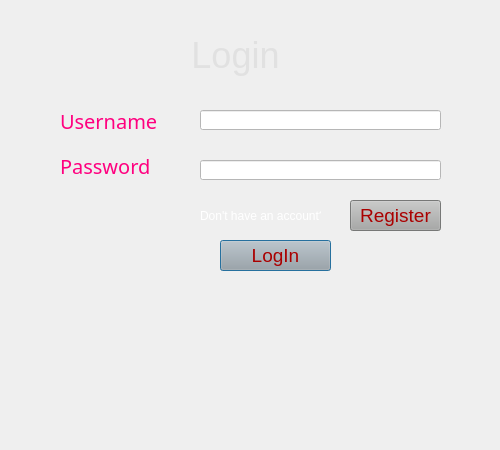
<?xml version="1.0" encoding="UTF-8"?>
<ui version="4.0">
 <class>login</class>
 <widget class="QDialog" name="login">
  <property name="geometry">
   <rect>
    <x>0</x>
    <y>0</y>
    <width>500</width>
    <height>450</height>
   </rect>
  </property>
  <property name="minimumSize">
   <size>
    <width>500</width>
    <height>450</height>
   </size>
  </property>
  <property name="maximumSize">
   <size>
    <width>500</width>
    <height>450</height>
   </size>
  </property>
  <property name="windowTitle">
   <string>Dialog</string>
  </property>
  <property name="styleSheet">
   <string notr="true">

</string>
  </property>
  <property name="pixmap" stdset="0">
   <pixmap>image/abc.jpg</pixmap>
  </property>
  <widget class="QLabel" name="label">
   <property name="geometry">
    <rect>
     <x>0</x>
     <y>0</y>
     <width>501</width>
     <height>451</height>
    </rect>
   </property>
   <property name="text">
    <string/>
   </property>
   <property name="pixmap">
    <pixmap>image/abc.jpg</pixmap>
   </property>
   <property name="scaledContents">
    <bool>true</bool>
   </property>
  </widget>
  <widget class="QLabel" name="label_2">
   <property name="geometry">
    <rect>
     <x>180</x>
     <y>30</y>
     <width>111</width>
     <height>51</height>
    </rect>
   </property>
   <property name="font">
    <font>
     <pointsize>27</pointsize>
    </font>
   </property>
   <property name="layoutDirection">
    <enum>Qt::LeftToRight</enum>
   </property>
   <property name="styleSheet">
    <string notr="true">color: rgb(225, 225, 225);</string>
   </property>
   <property name="text">
    <string>Login</string>
   </property>
   <property name="alignment">
    <set>Qt::AlignCenter</set>
   </property>
  </widget>
  <widget class="QLabel" name="email">
   <property name="geometry">
    <rect>
     <x>60</x>
     <y>110</y>
     <width>111</width>
     <height>21</height>
    </rect>
   </property>
   <property name="font">
    <font>
     <family>Arial Black</family>
     <pointsize>15</pointsize>
    </font>
   </property>
   <property name="styleSheet">
    <string notr="true">font-size: 15pt;
color: rgb(255, 0, 127);</string>
   </property>
   <property name="text">
    <string>Username</string>
   </property>
  </widget>
  <widget class="QLineEdit" name="username_txt">
   <property name="geometry">
    <rect>
     <x>200</x>
     <y>110</y>
     <width>241</width>
     <height>20</height>
    </rect>
   </property>
   <property name="styleSheet">
    <string notr="true">background-color: rgb(255, 255, 255);
color: rgb(0, 0, 0);
font: 87 11pt;


</string>
   </property>
   <property name="text">
    <string/>
   </property>
  </widget>
  <widget class="QLabel" name="password">
   <property name="geometry">
    <rect>
     <x>60</x>
     <y>150</y>
     <width>111</width>
     <height>31</height>
    </rect>
   </property>
   <property name="font">
    <font>
     <family>Arial Black</family>
     <pointsize>15</pointsize>
    </font>
   </property>
   <property name="styleSheet">
    <string notr="true">font-size: 15pt;
color: rgb(255, 0, 127);

</string>
   </property>
   <property name="text">
    <string>Password</string>
   </property>
  </widget>
  <widget class="QLineEdit" name="pass_txt">
   <property name="geometry">
    <rect>
     <x>200</x>
     <y>160</y>
     <width>241</width>
     <height>20</height>
    </rect>
   </property>
   <property name="sizePolicy">
    <sizepolicy hsizetype="Fixed" vsizetype="Fixed">
     <horstretch>0</horstretch>
     <verstretch>0</verstretch>
    </sizepolicy>
   </property>
   <property name="styleSheet">
    <string notr="true">background-color: rgb(255, 255, 255);
color: rgb(0, 0, 0);
font: 87 11pt;
</string>
   </property>
   <property name="echoMode">
    <enum>QLineEdit::Password</enum>
   </property>
  </widget>
  <widget class="QPushButton" name="log_btn">
   <property name="geometry">
    <rect>
     <x>220</x>
     <y>240</y>
     <width>111</width>
     <height>31</height>
    </rect>
   </property>
   <property name="styleSheet">
    <string notr="true">background-color: rgb(167, 168, 167);                     
font-size: 14pt;
color: rgb(170, 0, 0);</string>
   </property>
   <property name="text">
    <string>LogIn</string>
   </property>
  </widget>
  <widget class="QPushButton" name="reg_btn">
   <property name="geometry">
    <rect>
     <x>350</x>
     <y>200</y>
     <width>91</width>
     <height>31</height>
    </rect>
   </property>
   <property name="styleSheet">
    <string notr="true">background-color: rgb(167, 168, 167);                     
font-size: 14pt;
color: rgb(170, 0, 0);
</string>
   </property>
   <property name="text">
    <string>Register</string>
   </property>
  </widget>
  <widget class="QLabel" name="label_3">
   <property name="geometry">
    <rect>
     <x>200</x>
     <y>200</y>
     <width>121</width>
     <height>31</height>
    </rect>
   </property>
   <property name="styleSheet">
    <string notr="true">color: rgb(255, 255, 255);</string>
   </property>
   <property name="text">
    <string>Don't have an account?</string>
   </property>
  </widget>
 </widget>
 <resources>
  <include location="image/resource.qrc"/>
 </resources>
 <connections/>
</ui>
